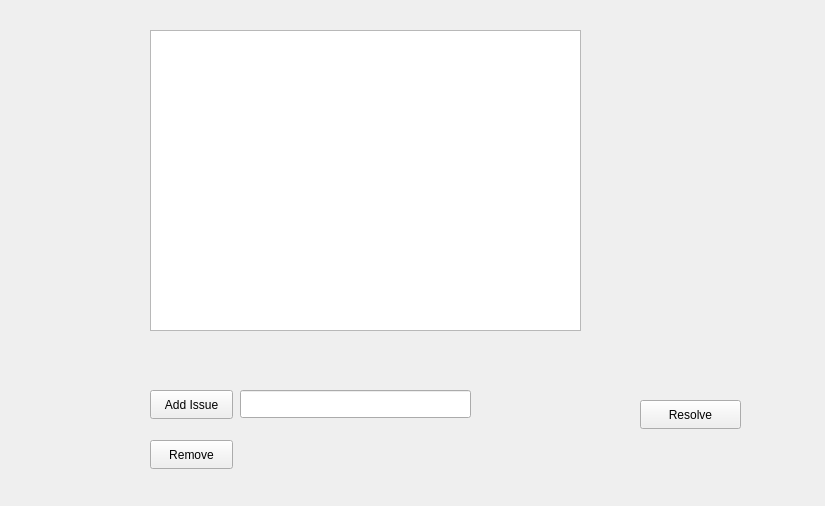
<?xml version="1.0" encoding="UTF-8"?>
<ui version="4.0">
 <class>GUI</class>
 <widget class="QWidget" name="GUI">
  <property name="geometry">
   <rect>
    <x>0</x>
    <y>0</y>
    <width>825</width>
    <height>506</height>
   </rect>
  </property>
  <property name="windowTitle">
   <string>GUI</string>
  </property>
  <widget class="QListWidget" name="listIssueWidget">
   <property name="geometry">
    <rect>
     <x>150</x>
     <y>30</y>
     <width>431</width>
     <height>301</height>
    </rect>
   </property>
  </widget>
  <widget class="QPushButton" name="addButton">
   <property name="geometry">
    <rect>
     <x>150</x>
     <y>390</y>
     <width>83</width>
     <height>29</height>
    </rect>
   </property>
   <property name="text">
    <string>Add Issue</string>
   </property>
  </widget>
  <widget class="QLineEdit" name="descriptionLineEdit">
   <property name="geometry">
    <rect>
     <x>240</x>
     <y>390</y>
     <width>231</width>
     <height>28</height>
    </rect>
   </property>
  </widget>
  <widget class="QPushButton" name="removeButton">
   <property name="geometry">
    <rect>
     <x>150</x>
     <y>440</y>
     <width>83</width>
     <height>29</height>
    </rect>
   </property>
   <property name="text">
    <string>Remove</string>
   </property>
  </widget>
  <widget class="QPushButton" name="resolveButton">
   <property name="geometry">
    <rect>
     <x>640</x>
     <y>400</y>
     <width>101</width>
     <height>29</height>
    </rect>
   </property>
   <property name="text">
    <string>Resolve</string>
   </property>
  </widget>
 </widget>
 <resources/>
 <connections/>
</ui>
